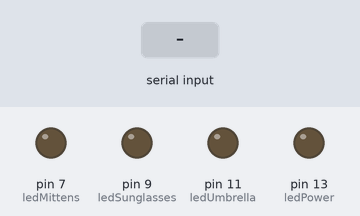
Bench run of a sketch on a simulated Arduino Uno, built with avr-gcc and run on an emulated ATmega328P. On the bench: output pins drawn as LEDs (lit = HIGH). Inputs (shaded band) come from the test bench.

Above: at 1.2 s.
1.3 s: "U" received over Serial
At 1.6 s:
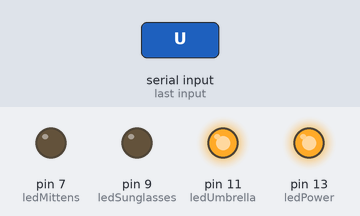
2.8 s: "u" received over Serial
At 3.9 s:
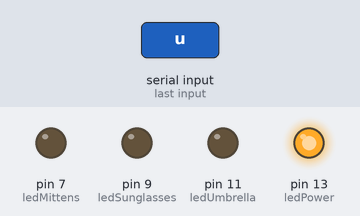
4.3 s: "S" received over Serial
At 5.1 s:
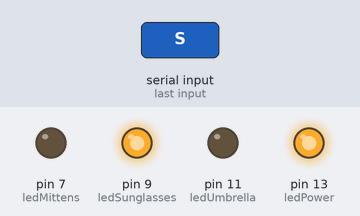
5.8 s: "M" received over Serial
At 6.2 s:
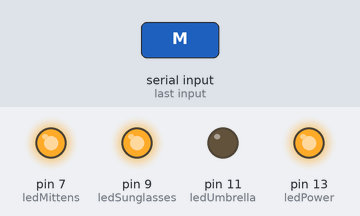
7.3 s: "s" received over Serial
At 8.5 s:
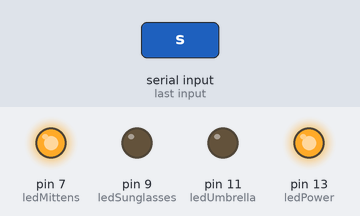
8.8 s: "m" received over Serial
At 9.7 s:
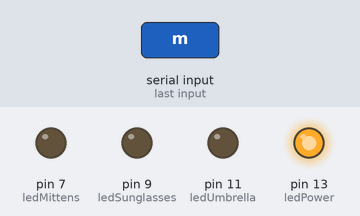
Timing chart, 0 to 11.3 s (numbered marks = the images above; inputs shaded):
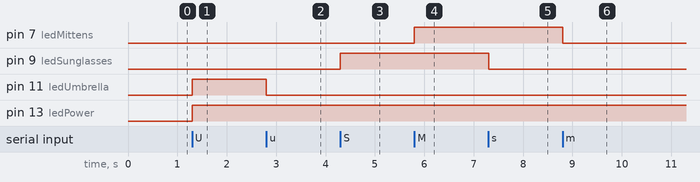

Measured:
- after the input at 1.3 s, pin 11 (ledUmbrella), pin 13 (ledPower): LOW → HIGH at once
- after the input at 2.8 s, pin 11 (ledUmbrella): HIGH → LOW at once
- after the input at 4.3 s, pin 9 (ledSunglasses): LOW → HIGH at once
- after the input at 5.8 s, pin 7 (ledMittens): LOW → HIGH at once
- after the input at 7.3 s, pin 9 (ledSunglasses): HIGH → LOW at once
- after the input at 8.8 s, pin 7 (ledMittens): HIGH → LOW at once

The sketch:

xbee_led.ino
```cpp
//LED Pins
int ledUmbrella =  11;      // the number of the LED pin
int ledSunglasses = 9;      // the number of the LED pin
int ledMittens =  7;      // the number of the LED pin
//int ledTissues =  8;      // the number of the LED pin
int ledPower =  13;      // the number of the LED pin


void setup() {
  Serial.begin(9600);

  // set the pin as output:
  pinMode(ledUmbrella, OUTPUT);
  pinMode(ledSunglasses, OUTPUT);
  pinMode(ledMittens, OUTPUT);
  //pinMode(ledTissues, OUTPUT);
  pinMode(ledPower, OUTPUT);

}

void loop(){
  while(Serial.available()){  //is there anything to read?
    char getData = Serial.read();  //if yes, read it

    digitalWrite(ledPower, HIGH);

    if(getData == 'U'){
      digitalWrite(ledUmbrella, HIGH);
    }
    else if(getData == 'u'){
      digitalWrite(ledUmbrella, LOW);
    }

    if(getData == 'S'){
      digitalWrite(ledSunglasses, HIGH);
    }
    else if(getData == 's'){
      digitalWrite(ledSunglasses, LOW);
    }

    if(getData == 'M'){
      digitalWrite(ledMittens, HIGH);
    }
    else if(getData == 'm'){
      digitalWrite(ledMittens, LOW);
    }

    // if(getData == 'T'){
    //   digitalWrite(ledTissues, HIGH);
    // }
    // else if(getData == 't'){
    //   digitalWrite(ledTissues, LOW);
    // }
  }
}
```
